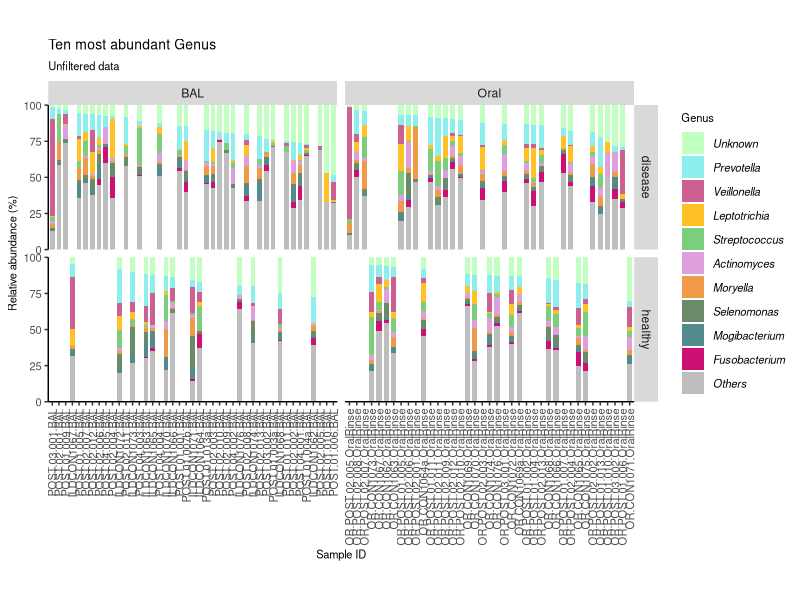
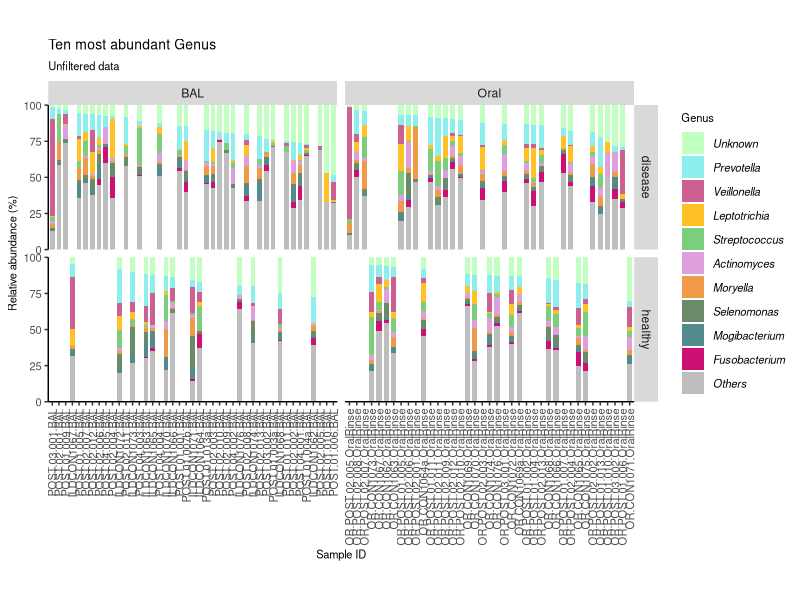

Reproduce these figures in R, in order.
setwd("~/Documents/GitHub/Imperial-Molyneaux/COVID-BAL-OralRinse/Unfiltered/Genus/")

#install.packages("dplyr")
library("dplyr")
#install.packages("tidyverse")
library("tidyverse")
#install.packages("vegan")
library("vegan")
#install.packages("reshape2")
library("reshape2")

##Select data
normalised_data <- read_csv("Genus-normalised-unfiltered-metadata.csv") %>%
  filter(!Status == "control")
abund_table <- normalised_data %>%
  select(5:ncol(normalised_data))

metadata <- normalised_data %>%
  select(index:Status)

# Make the data into percentages
rowSums(abund_table)
abund_table <- abund_table/rowSums(abund_table)*100

# Make a dataframe "top" that contains the top 10 most abundant genera. You can alter these as you want.
top <- abund_table[,order(colSums(abund_table),decreasing=TRUE)]
#Extract list of top N Taxa
N <- 10
taxa_list <- colnames(top)[1:N]
N <- length(taxa_list)
top <- data.frame(top[,colnames(top) %in% taxa_list])
top

# Make a dataframe "other" that contains all of the other genera. You can alter these as you want.
other <- abund_table[,order(colSums(abund_table),decreasing=TRUE)]
# Extract list of top N Taxa
N <- dim(normalised_data)[2] # This needs to be the total number of colums in the dataframe.
# dim(normalised_data)[2], calls the second element of the vector dim(normalised_data)
taxa_list2 <- colnames(other)[11:N]
N <- length(taxa_list2)
Others <- data.frame(other[,colnames(other) %in% taxa_list2])
Others
# Sum all the other columns into one.
Others <- rowSums(Others)
Others <- as.data.frame(Others)
Others

# Combine the top 10 genus and the other column and check the rows all still add up to 100.
top_other <- cbind(top, Others)
top_other
top_other_rowsums <- rowSums(top_other)
top_other_rowsums <- as.data.frame(top_other_rowsums)
top_other_rowsums

# Select sample_ID
sample_ID <- normalised_data$index

# Combine the data and the sample names back together again.
sample_data <- cbind(metadata, top_other)

# OPTIONAL: Order the samples by increasing proportion of one genus.
sample_data <- sample_data %>%
  arrange(Unknown
          #desc(Bacteroides) # Using desc() If you want to arrange in descending order.
  )

# OPTIONAL: Fix the order of sample IDs in the order of genus proportion.
sample_data$index <- factor(sample_data$index,
                            levels=unique(sample_data$index))


# Use melt to turn the data from wide format into long format. This puts all the genus data into a single column.
sample_data_long <- melt(sample_data, id.vars = c("index",
                                                  "Sample-type",
                                                  "Status"), variable.name = "Genus")
sample_data_long

# Make a palette of colours for your top genus. There are lots of colours to use in R.
taxa_list # This shows you what those top ones are.
Palette <- c(Unknown = "darkseagreen1",
             Prevotella = "darkslategray2",
             Veillonella = "hotpink3",
             Leptotrichia = "goldenrod1",
             Streptococcus = "palegreen3",
             Actinomyces = "plum",
             Moryella = "tan2",
             Selenomonas = "darkseagreen4",
             Mogibacterium = "darkslategray4",
             Fusobacterium = "deeppink3",
             Others = "grey")


# Use ggplot2 to make the stacked box plot.
ggplot(sample_data_long,
       aes(x = index,
           y = value,
           fill = Genus)) +
  #Set the width of the bars in the plot
  geom_bar(stat = "identity",
           width = 0.7) +
  facet_grid(`Status` ~ `Sample-type`,
             scales = "free", 
             drop = TRUE)+ # Choose to show per category of metadata
  #Set the colors to use the Palette already created
  scale_fill_manual(values = Palette) +
  #Remove extra space at the top and bottom of the plot
  scale_y_continuous(expand = c(0, 0),
                     limits = c(0, 100.1)) +
  #Set the axis labels and title
  labs(title="Ten most abundant Genus",
       subtitle = "Unfiltered data",
       x = "Sample ID",
       y = "Relative abundance (%)") +
  theme(#Set the title font size
    plot.title = element_text(size=10),
    plot.subtitle = element_text(size = 8),
    #Set the legend title position
    legend.position = "right",
    #Set the legend title font size
    legend.title = element_text(size=8),
    #Define the size of the legend text and make it italic
    legend.text = element_text(size=8,
                               face = "italic"),
    #Remove the grey background from the legend
    legend.background = element_blank(),
    #Remove the box from the legend
    legend.key = element_blank(),
    #Remove the grey background
    panel.background = element_blank(),
    #Remove the plot border
    panel.border = element_blank(),
    #Remove the major plot grid lines
    panel.grid.major = element_blank(),
    #Remove the minor plot grid lines
    panel.grid.minor = element_blank(),
    #Change orientation of x axis labels
    axis.text.x = element_text(angle=90,
                               hjust=1,
                               vjust=0.5,
                               size=8),
    axis.title.x = element_text(size=8),
    #Define the axis title text size
    axis.title = element_text(size=8),
    #Define the axis label text size
    axis.text.y = element_text(size=8),
    #Add back the x and y axis lines and define thickness (size), line type, and color
    axis.line = element_line(size = 0.5,
                             linetype = "solid",
                             colour = "black"),
    #Set the aspect ratio of the plot
    aspect.ratio = 0.5
  )

#Save as a pdf for size to go into Inkspace figure
ggsave("Ten most abundant Genus unfiltered.pdf", width = 300, height = 150, units = c("mm"), dpi = 300)
